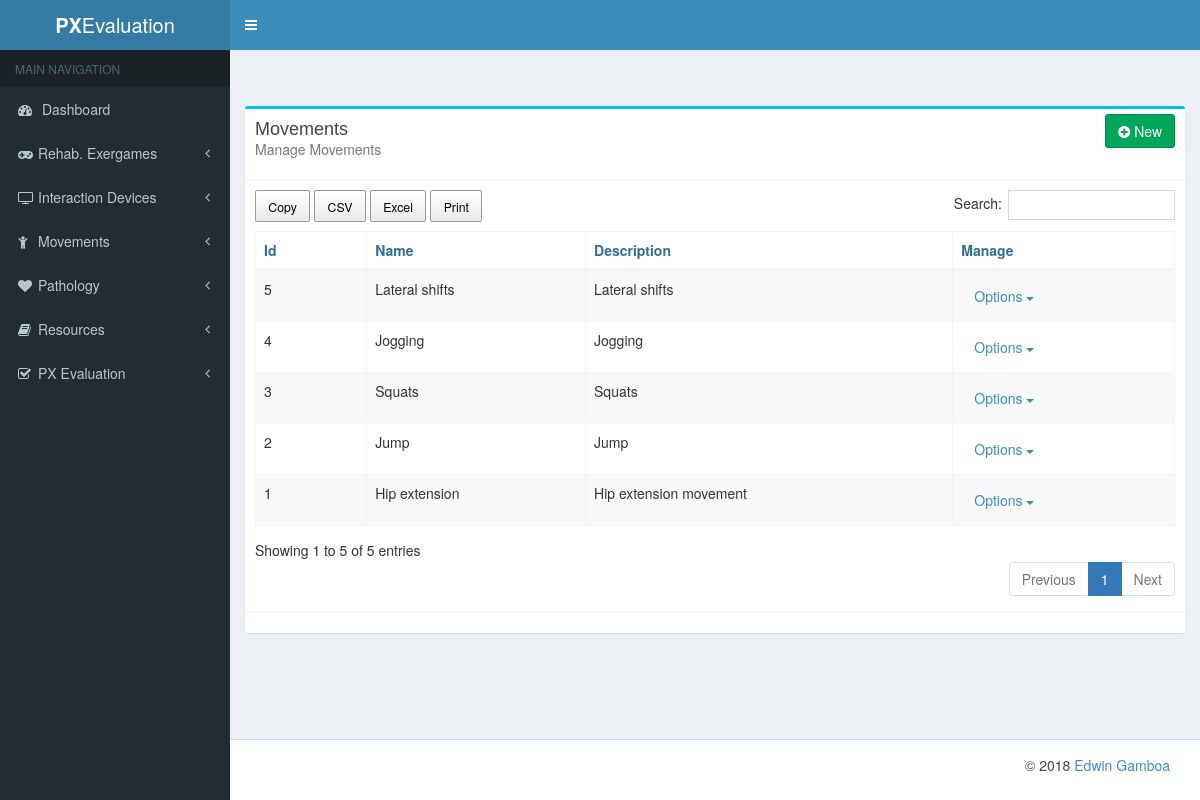
The app's page /movements/ with its own data.
### movements/models.py (models this page shows, shortened)
class Movement (models.Model):
    name = models.CharField(max_length=140)
    description = models.TextField()
    configuration_parameters = models.ManyToManyField(ConfigurationParameter, blank=True)

### movements/views.py (the view)
class MovementList(ListView):
    model = Movement

### templates/movements/movement_list.html (shortened to what this page needs)
{% extends "list_base.html" %}
{% block card_title %}Movements{% endblock card_title %}
{% block card_description %}Manage Movements{% endblock card_description%}
{% block table_head %}
    <tr>
        <th>Id</th>
        <th>Name</th>
        <th>Description</th>
        <th>Manage</th>
    </tr>
{% endblock table_head %}
{% block table_body %}
    {% for object in object_list %}
        <tr>
            <td>{{ object.id }}</td>
            <td>{{ object.name }}</td>
            <td>{{ object.description }}</td>
            <td>
                <div class="dropdown">
                    <a href="#" class="btn dropdown-toggle" data-toggle="dropdown">
                        Options
                        <b class="caret"></b>
                    </a>
                </div>
            </td>
        </tr>
    {% endfor %}
{% endblock table_body %}
{% block new_url %} {% url 'movements:new' %} {% endblock new_url %}

### records on screen
Movement: id "1", name "Hip extension", description "Hip extension movement"
Movement: id "2", name "Jump", description "Jump"
Movement: id "3", name "Squats", description "Squats"
Movement: id "4", name "Jogging", description "Jogging"
Movement: id "5", name "Lateral shifts", description "Lateral shifts"
